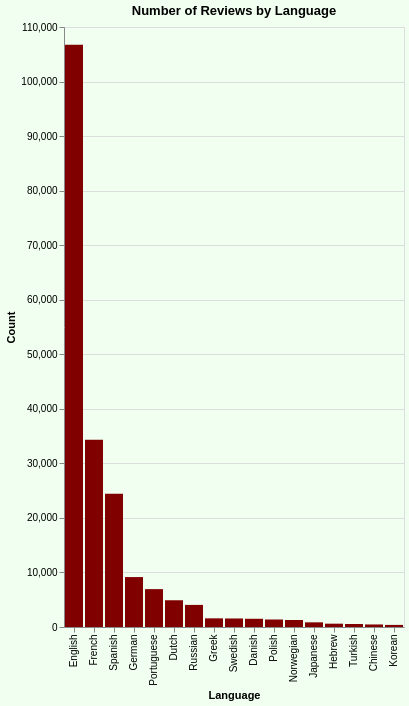

Source (Vega-Lite JSON):
### Vega-Lite specification from a JSON file in a GitHub repository (floating-point values rounded to 4 significant figures)
{"config": {"view": {"continuousWidth": 300, "continuousHeight": 300}}, "data": {"name": "data-7a42bfe87bfdafd6efc737a0eaf09505"}, "mark": {"type": "bar", "color": "#800000"}, "background": "#f0fff0", "encoding": {"tooltip": [{"field": "count_reviews", "type": "quantitative"}, {"field": "language", "type": "nominal"}], "x": {"field": "language", "sort": {"field": "count_reviews", "order": "descending"}, "title": "Language", "type": "nominal"}, "y": {"field": "count_reviews", "title": "Count", "type": "quantitative"}}, "height": 600, "title": "Number of Reviews by Language", "width": "container", "$schema": "https://vega.github.io/schema/vega-lite/v5.17.0.json", "datasets": {"data-7a42bfe87bfdafd6efc737a0eaf09505": [{"langid": "da", "count_reviews": 1508, "language": "Danish"}, {"langid": "de", "count_reviews": 9154, "language": "German"}, {"langid": "el", "count_reviews": 1588, "language": "Greek"}, {"langid": "en", "count_reviews": 106765, "language": "English"}, {"langid": "es", "count_reviews": 24452, "language": "Spanish"}, {"langid": "fr", "count_reviews": 34331, "language": "French"}, {"langid": "he", "count_reviews": 608, "language": "Hebrew"}, {"langid": "ja", "count_reviews": 856, "language": "Japanese"}, {"langid": "ko", "count_reviews": 384, "language": "Korean"}, {"langid": "nl", "count_reviews": 4902, "language": "Dutch"}, {"langid": "no", "count_reviews": 1286, "language": "Norwegian"}, {"langid": "pl", "count_reviews": 1375, "language": "Polish"}, {"langid": "pt", "count_reviews": 6943, "language": "Portuguese"}, {"langid": "ru", "count_reviews": 4051, "language": "Russian"}, {"langid": "sv", "count_reviews": 1563, "language": "Swedish"}, {"langid": "tr", "count_reviews": 554, "language": "Turkish"}, {"langid": "zh", "count_reviews": 466, "language": "Chinese"}]}}
